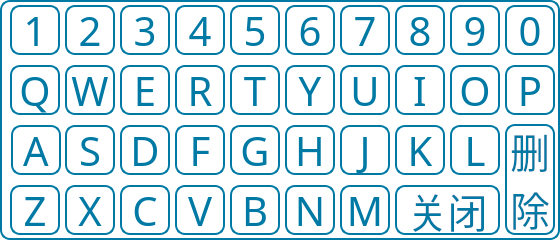
<?xml version="1.0" encoding="UTF-8"?>
<ui version="4.0">
 <class>KeyBoard</class>
 <widget class="QWidget" name="KeyBoard">
  <property name="geometry">
   <rect>
    <x>0</x>
    <y>0</y>
    <width>560</width>
    <height>240</height>
   </rect>
  </property>
  <property name="windowTitle">
   <string>Form</string>
  </property>
  <property name="styleSheet">
   <string notr="true">QWidget#KeyBoard{
color: rgb(0, 0, 0);
border-radius:10px;
border:2px solid rgb(0, 122, 165);
background-color: rgb(255, 255, 255);
}
QPushButton{
color: rgb(0, 122, 165);
font: 30pt &quot;文泉驿等宽微米黑&quot;;
border:2px solid rgb(0, 122, 165);
border-radius:10px;
}
</string>
  </property>
  <widget class="QPushButton" name="pBtn_m">
   <property name="geometry">
    <rect>
     <x>340</x>
     <y>185</y>
     <width>50</width>
     <height>50</height>
    </rect>
   </property>
   <property name="sizePolicy">
    <sizepolicy hsizetype="Fixed" vsizetype="Fixed">
     <horstretch>0</horstretch>
     <verstretch>0</verstretch>
    </sizepolicy>
   </property>
   <property name="font">
    <font>
     <family>文泉驿等宽微米黑</family>
     <pointsize>30</pointsize>
     <weight>50</weight>
     <italic>false</italic>
     <bold>false</bold>
    </font>
   </property>
   <property name="focusPolicy">
    <enum>Qt::NoFocus</enum>
   </property>
   <property name="text">
    <string>M</string>
   </property>
   <property name="autoRepeat">
    <bool>true</bool>
   </property>
  </widget>
  <widget class="QPushButton" name="pBtn_j">
   <property name="geometry">
    <rect>
     <x>340</x>
     <y>125</y>
     <width>50</width>
     <height>50</height>
    </rect>
   </property>
   <property name="sizePolicy">
    <sizepolicy hsizetype="Fixed" vsizetype="Fixed">
     <horstretch>0</horstretch>
     <verstretch>0</verstretch>
    </sizepolicy>
   </property>
   <property name="font">
    <font>
     <family>文泉驿等宽微米黑</family>
     <pointsize>30</pointsize>
     <weight>50</weight>
     <italic>false</italic>
     <bold>false</bold>
    </font>
   </property>
   <property name="focusPolicy">
    <enum>Qt::NoFocus</enum>
   </property>
   <property name="text">
    <string>J</string>
   </property>
   <property name="autoRepeat">
    <bool>true</bool>
   </property>
  </widget>
  <widget class="QPushButton" name="pBtn_9">
   <property name="geometry">
    <rect>
     <x>450</x>
     <y>5</y>
     <width>50</width>
     <height>50</height>
    </rect>
   </property>
   <property name="sizePolicy">
    <sizepolicy hsizetype="Fixed" vsizetype="Fixed">
     <horstretch>0</horstretch>
     <verstretch>0</verstretch>
    </sizepolicy>
   </property>
   <property name="font">
    <font>
     <family>文泉驿等宽微米黑</family>
     <pointsize>30</pointsize>
     <weight>50</weight>
     <italic>false</italic>
     <bold>false</bold>
    </font>
   </property>
   <property name="focusPolicy">
    <enum>Qt::NoFocus</enum>
   </property>
   <property name="text">
    <string>9</string>
   </property>
   <property name="autoRepeat">
    <bool>true</bool>
   </property>
  </widget>
  <widget class="QPushButton" name="pBtn_a">
   <property name="geometry">
    <rect>
     <x>11</x>
     <y>125</y>
     <width>50</width>
     <height>50</height>
    </rect>
   </property>
   <property name="sizePolicy">
    <sizepolicy hsizetype="Fixed" vsizetype="Fixed">
     <horstretch>0</horstretch>
     <verstretch>0</verstretch>
    </sizepolicy>
   </property>
   <property name="font">
    <font>
     <family>文泉驿等宽微米黑</family>
     <pointsize>30</pointsize>
     <weight>50</weight>
     <italic>false</italic>
     <bold>false</bold>
    </font>
   </property>
   <property name="focusPolicy">
    <enum>Qt::NoFocus</enum>
   </property>
   <property name="text">
    <string>A</string>
   </property>
   <property name="autoRepeat">
    <bool>true</bool>
   </property>
  </widget>
  <widget class="QPushButton" name="pBtn_w">
   <property name="geometry">
    <rect>
     <x>65</x>
     <y>65</y>
     <width>50</width>
     <height>50</height>
    </rect>
   </property>
   <property name="sizePolicy">
    <sizepolicy hsizetype="Fixed" vsizetype="Fixed">
     <horstretch>0</horstretch>
     <verstretch>0</verstretch>
    </sizepolicy>
   </property>
   <property name="font">
    <font>
     <family>文泉驿等宽微米黑</family>
     <pointsize>30</pointsize>
     <weight>50</weight>
     <italic>false</italic>
     <bold>false</bold>
    </font>
   </property>
   <property name="focusPolicy">
    <enum>Qt::NoFocus</enum>
   </property>
   <property name="text">
    <string>W</string>
   </property>
   <property name="autoRepeat">
    <bool>true</bool>
   </property>
  </widget>
  <widget class="QPushButton" name="pBtn_o">
   <property name="geometry">
    <rect>
     <x>450</x>
     <y>65</y>
     <width>50</width>
     <height>50</height>
    </rect>
   </property>
   <property name="sizePolicy">
    <sizepolicy hsizetype="Fixed" vsizetype="Fixed">
     <horstretch>0</horstretch>
     <verstretch>0</verstretch>
    </sizepolicy>
   </property>
   <property name="font">
    <font>
     <family>文泉驿等宽微米黑</family>
     <pointsize>30</pointsize>
     <weight>50</weight>
     <italic>false</italic>
     <bold>false</bold>
    </font>
   </property>
   <property name="focusPolicy">
    <enum>Qt::NoFocus</enum>
   </property>
   <property name="text">
    <string>O</string>
   </property>
   <property name="autoRepeat">
    <bool>true</bool>
   </property>
  </widget>
  <widget class="QPushButton" name="pBtn_d">
   <property name="geometry">
    <rect>
     <x>120</x>
     <y>125</y>
     <width>50</width>
     <height>50</height>
    </rect>
   </property>
   <property name="sizePolicy">
    <sizepolicy hsizetype="Fixed" vsizetype="Fixed">
     <horstretch>0</horstretch>
     <verstretch>0</verstretch>
    </sizepolicy>
   </property>
   <property name="font">
    <font>
     <family>文泉驿等宽微米黑</family>
     <pointsize>30</pointsize>
     <weight>50</weight>
     <italic>false</italic>
     <bold>false</bold>
    </font>
   </property>
   <property name="focusPolicy">
    <enum>Qt::NoFocus</enum>
   </property>
   <property name="text">
    <string>D</string>
   </property>
   <property name="autoRepeat">
    <bool>true</bool>
   </property>
  </widget>
  <widget class="QPushButton" name="pBtn_k">
   <property name="geometry">
    <rect>
     <x>395</x>
     <y>125</y>
     <width>50</width>
     <height>50</height>
    </rect>
   </property>
   <property name="sizePolicy">
    <sizepolicy hsizetype="Fixed" vsizetype="Fixed">
     <horstretch>0</horstretch>
     <verstretch>0</verstretch>
    </sizepolicy>
   </property>
   <property name="font">
    <font>
     <family>文泉驿等宽微米黑</family>
     <pointsize>30</pointsize>
     <weight>50</weight>
     <italic>false</italic>
     <bold>false</bold>
    </font>
   </property>
   <property name="focusPolicy">
    <enum>Qt::NoFocus</enum>
   </property>
   <property name="text">
    <string>K</string>
   </property>
   <property name="autoRepeat">
    <bool>true</bool>
   </property>
  </widget>
  <widget class="QPushButton" name="pBtn_i">
   <property name="geometry">
    <rect>
     <x>395</x>
     <y>65</y>
     <width>50</width>
     <height>50</height>
    </rect>
   </property>
   <property name="sizePolicy">
    <sizepolicy hsizetype="Fixed" vsizetype="Fixed">
     <horstretch>0</horstretch>
     <verstretch>0</verstretch>
    </sizepolicy>
   </property>
   <property name="font">
    <font>
     <family>文泉驿等宽微米黑</family>
     <pointsize>30</pointsize>
     <weight>50</weight>
     <italic>false</italic>
     <bold>false</bold>
    </font>
   </property>
   <property name="focusPolicy">
    <enum>Qt::NoFocus</enum>
   </property>
   <property name="text">
    <string>I</string>
   </property>
   <property name="autoRepeat">
    <bool>true</bool>
   </property>
  </widget>
  <widget class="QPushButton" name="pBtn_3">
   <property name="geometry">
    <rect>
     <x>120</x>
     <y>5</y>
     <width>50</width>
     <height>50</height>
    </rect>
   </property>
   <property name="sizePolicy">
    <sizepolicy hsizetype="Fixed" vsizetype="Fixed">
     <horstretch>0</horstretch>
     <verstretch>0</verstretch>
    </sizepolicy>
   </property>
   <property name="font">
    <font>
     <family>文泉驿等宽微米黑</family>
     <pointsize>30</pointsize>
     <weight>50</weight>
     <italic>false</italic>
     <bold>false</bold>
    </font>
   </property>
   <property name="focusPolicy">
    <enum>Qt::NoFocus</enum>
   </property>
   <property name="text">
    <string>3</string>
   </property>
   <property name="autoRepeat">
    <bool>true</bool>
   </property>
  </widget>
  <widget class="QPushButton" name="pBtn_p">
   <property name="geometry">
    <rect>
     <x>505</x>
     <y>65</y>
     <width>50</width>
     <height>50</height>
    </rect>
   </property>
   <property name="sizePolicy">
    <sizepolicy hsizetype="Fixed" vsizetype="Fixed">
     <horstretch>0</horstretch>
     <verstretch>0</verstretch>
    </sizepolicy>
   </property>
   <property name="font">
    <font>
     <family>文泉驿等宽微米黑</family>
     <pointsize>30</pointsize>
     <weight>50</weight>
     <italic>false</italic>
     <bold>false</bold>
    </font>
   </property>
   <property name="focusPolicy">
    <enum>Qt::NoFocus</enum>
   </property>
   <property name="text">
    <string>P</string>
   </property>
   <property name="autoRepeat">
    <bool>true</bool>
   </property>
  </widget>
  <widget class="QPushButton" name="pBtn_8">
   <property name="geometry">
    <rect>
     <x>395</x>
     <y>5</y>
     <width>50</width>
     <height>50</height>
    </rect>
   </property>
   <property name="sizePolicy">
    <sizepolicy hsizetype="Fixed" vsizetype="Fixed">
     <horstretch>0</horstretch>
     <verstretch>0</verstretch>
    </sizepolicy>
   </property>
   <property name="font">
    <font>
     <family>文泉驿等宽微米黑</family>
     <pointsize>30</pointsize>
     <weight>50</weight>
     <italic>false</italic>
     <bold>false</bold>
    </font>
   </property>
   <property name="focusPolicy">
    <enum>Qt::NoFocus</enum>
   </property>
   <property name="text">
    <string>8</string>
   </property>
   <property name="autoRepeat">
    <bool>true</bool>
   </property>
  </widget>
  <widget class="QPushButton" name="pBtn_u">
   <property name="geometry">
    <rect>
     <x>340</x>
     <y>65</y>
     <width>50</width>
     <height>50</height>
    </rect>
   </property>
   <property name="sizePolicy">
    <sizepolicy hsizetype="Fixed" vsizetype="Fixed">
     <horstretch>0</horstretch>
     <verstretch>0</verstretch>
    </sizepolicy>
   </property>
   <property name="font">
    <font>
     <family>文泉驿等宽微米黑</family>
     <pointsize>30</pointsize>
     <weight>50</weight>
     <italic>false</italic>
     <bold>false</bold>
    </font>
   </property>
   <property name="focusPolicy">
    <enum>Qt::NoFocus</enum>
   </property>
   <property name="text">
    <string>U</string>
   </property>
   <property name="autoRepeat">
    <bool>true</bool>
   </property>
  </widget>
  <widget class="QPushButton" name="pBtn_5">
   <property name="geometry">
    <rect>
     <x>230</x>
     <y>5</y>
     <width>50</width>
     <height>50</height>
    </rect>
   </property>
   <property name="sizePolicy">
    <sizepolicy hsizetype="Fixed" vsizetype="Fixed">
     <horstretch>0</horstretch>
     <verstretch>0</verstretch>
    </sizepolicy>
   </property>
   <property name="font">
    <font>
     <family>文泉驿等宽微米黑</family>
     <pointsize>30</pointsize>
     <weight>50</weight>
     <italic>false</italic>
     <bold>false</bold>
    </font>
   </property>
   <property name="focusPolicy">
    <enum>Qt::NoFocus</enum>
   </property>
   <property name="text">
    <string>5</string>
   </property>
   <property name="autoRepeat">
    <bool>true</bool>
   </property>
  </widget>
  <widget class="QPushButton" name="pBtn_6">
   <property name="geometry">
    <rect>
     <x>285</x>
     <y>5</y>
     <width>50</width>
     <height>50</height>
    </rect>
   </property>
   <property name="sizePolicy">
    <sizepolicy hsizetype="Fixed" vsizetype="Fixed">
     <horstretch>0</horstretch>
     <verstretch>0</verstretch>
    </sizepolicy>
   </property>
   <property name="font">
    <font>
     <family>文泉驿等宽微米黑</family>
     <pointsize>30</pointsize>
     <weight>50</weight>
     <italic>false</italic>
     <bold>false</bold>
    </font>
   </property>
   <property name="focusPolicy">
    <enum>Qt::NoFocus</enum>
   </property>
   <property name="text">
    <string>6</string>
   </property>
   <property name="autoRepeat">
    <bool>true</bool>
   </property>
  </widget>
  <widget class="QPushButton" name="pBtn_4">
   <property name="geometry">
    <rect>
     <x>175</x>
     <y>5</y>
     <width>50</width>
     <height>50</height>
    </rect>
   </property>
   <property name="sizePolicy">
    <sizepolicy hsizetype="Fixed" vsizetype="Fixed">
     <horstretch>0</horstretch>
     <verstretch>0</verstretch>
    </sizepolicy>
   </property>
   <property name="font">
    <font>
     <family>文泉驿等宽微米黑</family>
     <pointsize>30</pointsize>
     <weight>50</weight>
     <italic>false</italic>
     <bold>false</bold>
    </font>
   </property>
   <property name="focusPolicy">
    <enum>Qt::NoFocus</enum>
   </property>
   <property name="text">
    <string>4</string>
   </property>
   <property name="autoRepeat">
    <bool>true</bool>
   </property>
  </widget>
  <widget class="QPushButton" name="pBtn_f">
   <property name="geometry">
    <rect>
     <x>175</x>
     <y>125</y>
     <width>50</width>
     <height>50</height>
    </rect>
   </property>
   <property name="sizePolicy">
    <sizepolicy hsizetype="Fixed" vsizetype="Fixed">
     <horstretch>0</horstretch>
     <verstretch>0</verstretch>
    </sizepolicy>
   </property>
   <property name="font">
    <font>
     <family>文泉驿等宽微米黑</family>
     <pointsize>30</pointsize>
     <weight>50</weight>
     <italic>false</italic>
     <bold>false</bold>
    </font>
   </property>
   <property name="focusPolicy">
    <enum>Qt::NoFocus</enum>
   </property>
   <property name="text">
    <string>F</string>
   </property>
   <property name="autoRepeat">
    <bool>true</bool>
   </property>
  </widget>
  <widget class="QPushButton" name="pBtn_del">
   <property name="geometry">
    <rect>
     <x>505</x>
     <y>124</y>
     <width>50</width>
     <height>111</height>
    </rect>
   </property>
   <property name="sizePolicy">
    <sizepolicy hsizetype="Fixed" vsizetype="Fixed">
     <horstretch>0</horstretch>
     <verstretch>0</verstretch>
    </sizepolicy>
   </property>
   <property name="minimumSize">
    <size>
     <width>0</width>
     <height>0</height>
    </size>
   </property>
   <property name="font">
    <font>
     <family>文泉驿等宽微米黑</family>
     <pointsize>30</pointsize>
     <weight>50</weight>
     <italic>false</italic>
     <bold>false</bold>
    </font>
   </property>
   <property name="focusPolicy">
    <enum>Qt::NoFocus</enum>
   </property>
   <property name="text">
    <string>删
除</string>
   </property>
   <property name="autoRepeat">
    <bool>true</bool>
   </property>
  </widget>
  <widget class="QPushButton" name="pBtn_r">
   <property name="geometry">
    <rect>
     <x>175</x>
     <y>65</y>
     <width>50</width>
     <height>50</height>
    </rect>
   </property>
   <property name="sizePolicy">
    <sizepolicy hsizetype="Fixed" vsizetype="Fixed">
     <horstretch>0</horstretch>
     <verstretch>0</verstretch>
    </sizepolicy>
   </property>
   <property name="font">
    <font>
     <family>文泉驿等宽微米黑</family>
     <pointsize>30</pointsize>
     <weight>50</weight>
     <italic>false</italic>
     <bold>false</bold>
    </font>
   </property>
   <property name="focusPolicy">
    <enum>Qt::NoFocus</enum>
   </property>
   <property name="text">
    <string>R</string>
   </property>
   <property name="autoRepeat">
    <bool>true</bool>
   </property>
  </widget>
  <widget class="QPushButton" name="pBtn_x">
   <property name="geometry">
    <rect>
     <x>65</x>
     <y>185</y>
     <width>50</width>
     <height>50</height>
    </rect>
   </property>
   <property name="sizePolicy">
    <sizepolicy hsizetype="Fixed" vsizetype="Fixed">
     <horstretch>0</horstretch>
     <verstretch>0</verstretch>
    </sizepolicy>
   </property>
   <property name="font">
    <font>
     <family>文泉驿等宽微米黑</family>
     <pointsize>30</pointsize>
     <weight>50</weight>
     <italic>false</italic>
     <bold>false</bold>
    </font>
   </property>
   <property name="focusPolicy">
    <enum>Qt::NoFocus</enum>
   </property>
   <property name="text">
    <string>X</string>
   </property>
   <property name="autoRepeat">
    <bool>true</bool>
   </property>
  </widget>
  <widget class="QPushButton" name="pBtn_s">
   <property name="geometry">
    <rect>
     <x>65</x>
     <y>125</y>
     <width>50</width>
     <height>50</height>
    </rect>
   </property>
   <property name="sizePolicy">
    <sizepolicy hsizetype="Fixed" vsizetype="Fixed">
     <horstretch>0</horstretch>
     <verstretch>0</verstretch>
    </sizepolicy>
   </property>
   <property name="font">
    <font>
     <family>文泉驿等宽微米黑</family>
     <pointsize>30</pointsize>
     <weight>50</weight>
     <italic>false</italic>
     <bold>false</bold>
    </font>
   </property>
   <property name="focusPolicy">
    <enum>Qt::NoFocus</enum>
   </property>
   <property name="text">
    <string>S</string>
   </property>
   <property name="autoRepeat">
    <bool>true</bool>
   </property>
  </widget>
  <widget class="QPushButton" name="pBtn_v">
   <property name="geometry">
    <rect>
     <x>175</x>
     <y>185</y>
     <width>50</width>
     <height>50</height>
    </rect>
   </property>
   <property name="sizePolicy">
    <sizepolicy hsizetype="Fixed" vsizetype="Fixed">
     <horstretch>0</horstretch>
     <verstretch>0</verstretch>
    </sizepolicy>
   </property>
   <property name="font">
    <font>
     <family>文泉驿等宽微米黑</family>
     <pointsize>30</pointsize>
     <weight>50</weight>
     <italic>false</italic>
     <bold>false</bold>
    </font>
   </property>
   <property name="focusPolicy">
    <enum>Qt::NoFocus</enum>
   </property>
   <property name="text">
    <string>V</string>
   </property>
   <property name="autoRepeat">
    <bool>true</bool>
   </property>
  </widget>
  <widget class="QPushButton" name="pBtn_10">
   <property name="geometry">
    <rect>
     <x>505</x>
     <y>5</y>
     <width>50</width>
     <height>50</height>
    </rect>
   </property>
   <property name="sizePolicy">
    <sizepolicy hsizetype="Fixed" vsizetype="Fixed">
     <horstretch>0</horstretch>
     <verstretch>0</verstretch>
    </sizepolicy>
   </property>
   <property name="font">
    <font>
     <family>文泉驿等宽微米黑</family>
     <pointsize>30</pointsize>
     <weight>50</weight>
     <italic>false</italic>
     <bold>false</bold>
    </font>
   </property>
   <property name="focusPolicy">
    <enum>Qt::NoFocus</enum>
   </property>
   <property name="text">
    <string>0</string>
   </property>
   <property name="autoRepeat">
    <bool>true</bool>
   </property>
  </widget>
  <widget class="QPushButton" name="pBtn_g">
   <property name="geometry">
    <rect>
     <x>230</x>
     <y>125</y>
     <width>50</width>
     <height>50</height>
    </rect>
   </property>
   <property name="sizePolicy">
    <sizepolicy hsizetype="Fixed" vsizetype="Fixed">
     <horstretch>0</horstretch>
     <verstretch>0</verstretch>
    </sizepolicy>
   </property>
   <property name="font">
    <font>
     <family>文泉驿等宽微米黑</family>
     <pointsize>30</pointsize>
     <weight>50</weight>
     <italic>false</italic>
     <bold>false</bold>
    </font>
   </property>
   <property name="focusPolicy">
    <enum>Qt::NoFocus</enum>
   </property>
   <property name="text">
    <string>G</string>
   </property>
   <property name="autoRepeat">
    <bool>true</bool>
   </property>
  </widget>
  <widget class="QPushButton" name="pBtn_y">
   <property name="geometry">
    <rect>
     <x>285</x>
     <y>65</y>
     <width>50</width>
     <height>50</height>
    </rect>
   </property>
   <property name="sizePolicy">
    <sizepolicy hsizetype="Fixed" vsizetype="Fixed">
     <horstretch>0</horstretch>
     <verstretch>0</verstretch>
    </sizepolicy>
   </property>
   <property name="font">
    <font>
     <family>文泉驿等宽微米黑</family>
     <pointsize>30</pointsize>
     <weight>50</weight>
     <italic>false</italic>
     <bold>false</bold>
    </font>
   </property>
   <property name="focusPolicy">
    <enum>Qt::NoFocus</enum>
   </property>
   <property name="text">
    <string>Y</string>
   </property>
   <property name="autoRepeat">
    <bool>true</bool>
   </property>
  </widget>
  <widget class="QPushButton" name="pBtn_2">
   <property name="geometry">
    <rect>
     <x>65</x>
     <y>5</y>
     <width>50</width>
     <height>50</height>
    </rect>
   </property>
   <property name="sizePolicy">
    <sizepolicy hsizetype="Fixed" vsizetype="Fixed">
     <horstretch>0</horstretch>
     <verstretch>0</verstretch>
    </sizepolicy>
   </property>
   <property name="font">
    <font>
     <family>文泉驿等宽微米黑</family>
     <pointsize>30</pointsize>
     <weight>50</weight>
     <italic>false</italic>
     <bold>false</bold>
    </font>
   </property>
   <property name="focusPolicy">
    <enum>Qt::NoFocus</enum>
   </property>
   <property name="text">
    <string>2</string>
   </property>
   <property name="autoRepeat">
    <bool>true</bool>
   </property>
  </widget>
  <widget class="QPushButton" name="pBtn_n">
   <property name="geometry">
    <rect>
     <x>285</x>
     <y>185</y>
     <width>50</width>
     <height>50</height>
    </rect>
   </property>
   <property name="sizePolicy">
    <sizepolicy hsizetype="Fixed" vsizetype="Fixed">
     <horstretch>0</horstretch>
     <verstretch>0</verstretch>
    </sizepolicy>
   </property>
   <property name="font">
    <font>
     <family>文泉驿等宽微米黑</family>
     <pointsize>30</pointsize>
     <weight>50</weight>
     <italic>false</italic>
     <bold>false</bold>
    </font>
   </property>
   <property name="focusPolicy">
    <enum>Qt::NoFocus</enum>
   </property>
   <property name="text">
    <string>N</string>
   </property>
   <property name="autoRepeat">
    <bool>true</bool>
   </property>
  </widget>
  <widget class="QPushButton" name="pBtn_z">
   <property name="geometry">
    <rect>
     <x>10</x>
     <y>185</y>
     <width>50</width>
     <height>50</height>
    </rect>
   </property>
   <property name="sizePolicy">
    <sizepolicy hsizetype="Fixed" vsizetype="Fixed">
     <horstretch>0</horstretch>
     <verstretch>0</verstretch>
    </sizepolicy>
   </property>
   <property name="font">
    <font>
     <family>文泉驿等宽微米黑</family>
     <pointsize>30</pointsize>
     <weight>50</weight>
     <italic>false</italic>
     <bold>false</bold>
    </font>
   </property>
   <property name="focusPolicy">
    <enum>Qt::NoFocus</enum>
   </property>
   <property name="text">
    <string>Z</string>
   </property>
   <property name="autoRepeat">
    <bool>true</bool>
   </property>
  </widget>
  <widget class="QPushButton" name="pBtn_q">
   <property name="geometry">
    <rect>
     <x>10</x>
     <y>65</y>
     <width>50</width>
     <height>50</height>
    </rect>
   </property>
   <property name="sizePolicy">
    <sizepolicy hsizetype="Fixed" vsizetype="Fixed">
     <horstretch>0</horstretch>
     <verstretch>0</verstretch>
    </sizepolicy>
   </property>
   <property name="font">
    <font>
     <family>文泉驿等宽微米黑</family>
     <pointsize>30</pointsize>
     <weight>50</weight>
     <italic>false</italic>
     <bold>false</bold>
    </font>
   </property>
   <property name="focusPolicy">
    <enum>Qt::NoFocus</enum>
   </property>
   <property name="text">
    <string>Q</string>
   </property>
   <property name="autoRepeat">
    <bool>true</bool>
   </property>
  </widget>
  <widget class="QPushButton" name="pBtn_h">
   <property name="geometry">
    <rect>
     <x>285</x>
     <y>125</y>
     <width>50</width>
     <height>50</height>
    </rect>
   </property>
   <property name="sizePolicy">
    <sizepolicy hsizetype="Fixed" vsizetype="Fixed">
     <horstretch>0</horstretch>
     <verstretch>0</verstretch>
    </sizepolicy>
   </property>
   <property name="font">
    <font>
     <family>文泉驿等宽微米黑</family>
     <pointsize>30</pointsize>
     <weight>50</weight>
     <italic>false</italic>
     <bold>false</bold>
    </font>
   </property>
   <property name="focusPolicy">
    <enum>Qt::NoFocus</enum>
   </property>
   <property name="text">
    <string>H</string>
   </property>
   <property name="autoRepeat">
    <bool>true</bool>
   </property>
  </widget>
  <widget class="QPushButton" name="pBtn_t">
   <property name="geometry">
    <rect>
     <x>230</x>
     <y>65</y>
     <width>50</width>
     <height>50</height>
    </rect>
   </property>
   <property name="sizePolicy">
    <sizepolicy hsizetype="Fixed" vsizetype="Fixed">
     <horstretch>0</horstretch>
     <verstretch>0</verstretch>
    </sizepolicy>
   </property>
   <property name="font">
    <font>
     <family>文泉驿等宽微米黑</family>
     <pointsize>30</pointsize>
     <weight>50</weight>
     <italic>false</italic>
     <bold>false</bold>
    </font>
   </property>
   <property name="focusPolicy">
    <enum>Qt::NoFocus</enum>
   </property>
   <property name="text">
    <string>T</string>
   </property>
   <property name="autoRepeat">
    <bool>true</bool>
   </property>
  </widget>
  <widget class="QPushButton" name="pBtn_gb">
   <property name="geometry">
    <rect>
     <x>395</x>
     <y>185</y>
     <width>105</width>
     <height>50</height>
    </rect>
   </property>
   <property name="sizePolicy">
    <sizepolicy hsizetype="Fixed" vsizetype="Fixed">
     <horstretch>0</horstretch>
     <verstretch>0</verstretch>
    </sizepolicy>
   </property>
   <property name="minimumSize">
    <size>
     <width>0</width>
     <height>0</height>
    </size>
   </property>
   <property name="font">
    <font>
     <family>文泉驿等宽微米黑</family>
     <pointsize>30</pointsize>
     <weight>50</weight>
     <italic>false</italic>
     <bold>false</bold>
    </font>
   </property>
   <property name="focusPolicy">
    <enum>Qt::NoFocus</enum>
   </property>
   <property name="text">
    <string>关闭</string>
   </property>
  </widget>
  <widget class="QPushButton" name="pBtn_1">
   <property name="geometry">
    <rect>
     <x>10</x>
     <y>5</y>
     <width>50</width>
     <height>50</height>
    </rect>
   </property>
   <property name="sizePolicy">
    <sizepolicy hsizetype="Fixed" vsizetype="Fixed">
     <horstretch>0</horstretch>
     <verstretch>0</verstretch>
    </sizepolicy>
   </property>
   <property name="font">
    <font>
     <family>文泉驿等宽微米黑</family>
     <pointsize>30</pointsize>
     <weight>50</weight>
     <italic>false</italic>
     <bold>false</bold>
    </font>
   </property>
   <property name="focusPolicy">
    <enum>Qt::NoFocus</enum>
   </property>
   <property name="text">
    <string>1</string>
   </property>
   <property name="autoRepeat">
    <bool>true</bool>
   </property>
  </widget>
  <widget class="QPushButton" name="pBtn_e">
   <property name="geometry">
    <rect>
     <x>120</x>
     <y>65</y>
     <width>50</width>
     <height>50</height>
    </rect>
   </property>
   <property name="sizePolicy">
    <sizepolicy hsizetype="Fixed" vsizetype="Fixed">
     <horstretch>0</horstretch>
     <verstretch>0</verstretch>
    </sizepolicy>
   </property>
   <property name="font">
    <font>
     <family>文泉驿等宽微米黑</family>
     <pointsize>30</pointsize>
     <weight>50</weight>
     <italic>false</italic>
     <bold>false</bold>
    </font>
   </property>
   <property name="focusPolicy">
    <enum>Qt::NoFocus</enum>
   </property>
   <property name="text">
    <string>E</string>
   </property>
   <property name="autoRepeat">
    <bool>true</bool>
   </property>
  </widget>
  <widget class="QPushButton" name="pBtn_l">
   <property name="geometry">
    <rect>
     <x>450</x>
     <y>125</y>
     <width>50</width>
     <height>50</height>
    </rect>
   </property>
   <property name="sizePolicy">
    <sizepolicy hsizetype="Fixed" vsizetype="Fixed">
     <horstretch>0</horstretch>
     <verstretch>0</verstretch>
    </sizepolicy>
   </property>
   <property name="font">
    <font>
     <family>文泉驿等宽微米黑</family>
     <pointsize>30</pointsize>
     <weight>50</weight>
     <italic>false</italic>
     <bold>false</bold>
    </font>
   </property>
   <property name="focusPolicy">
    <enum>Qt::NoFocus</enum>
   </property>
   <property name="text">
    <string>L</string>
   </property>
   <property name="autoRepeat">
    <bool>true</bool>
   </property>
  </widget>
  <widget class="QPushButton" name="pBtn_7">
   <property name="geometry">
    <rect>
     <x>340</x>
     <y>5</y>
     <width>50</width>
     <height>50</height>
    </rect>
   </property>
   <property name="sizePolicy">
    <sizepolicy hsizetype="Fixed" vsizetype="Fixed">
     <horstretch>0</horstretch>
     <verstretch>0</verstretch>
    </sizepolicy>
   </property>
   <property name="font">
    <font>
     <family>文泉驿等宽微米黑</family>
     <pointsize>30</pointsize>
     <weight>50</weight>
     <italic>false</italic>
     <bold>false</bold>
    </font>
   </property>
   <property name="focusPolicy">
    <enum>Qt::NoFocus</enum>
   </property>
   <property name="text">
    <string>7</string>
   </property>
   <property name="autoRepeat">
    <bool>true</bool>
   </property>
  </widget>
  <widget class="QPushButton" name="pBtn_c">
   <property name="geometry">
    <rect>
     <x>120</x>
     <y>185</y>
     <width>50</width>
     <height>50</height>
    </rect>
   </property>
   <property name="sizePolicy">
    <sizepolicy hsizetype="Fixed" vsizetype="Fixed">
     <horstretch>0</horstretch>
     <verstretch>0</verstretch>
    </sizepolicy>
   </property>
   <property name="font">
    <font>
     <family>文泉驿等宽微米黑</family>
     <pointsize>30</pointsize>
     <weight>50</weight>
     <italic>false</italic>
     <bold>false</bold>
    </font>
   </property>
   <property name="focusPolicy">
    <enum>Qt::NoFocus</enum>
   </property>
   <property name="text">
    <string>C</string>
   </property>
   <property name="autoRepeat">
    <bool>true</bool>
   </property>
  </widget>
  <widget class="QPushButton" name="pBtn_b">
   <property name="geometry">
    <rect>
     <x>230</x>
     <y>185</y>
     <width>50</width>
     <height>50</height>
    </rect>
   </property>
   <property name="sizePolicy">
    <sizepolicy hsizetype="Fixed" vsizetype="Fixed">
     <horstretch>0</horstretch>
     <verstretch>0</verstretch>
    </sizepolicy>
   </property>
   <property name="font">
    <font>
     <family>文泉驿等宽微米黑</family>
     <pointsize>30</pointsize>
     <weight>50</weight>
     <italic>false</italic>
     <bold>false</bold>
    </font>
   </property>
   <property name="focusPolicy">
    <enum>Qt::NoFocus</enum>
   </property>
   <property name="text">
    <string>B</string>
   </property>
   <property name="autoRepeat">
    <bool>true</bool>
   </property>
  </widget>
 </widget>
 <resources/>
 <connections/>
</ui>
